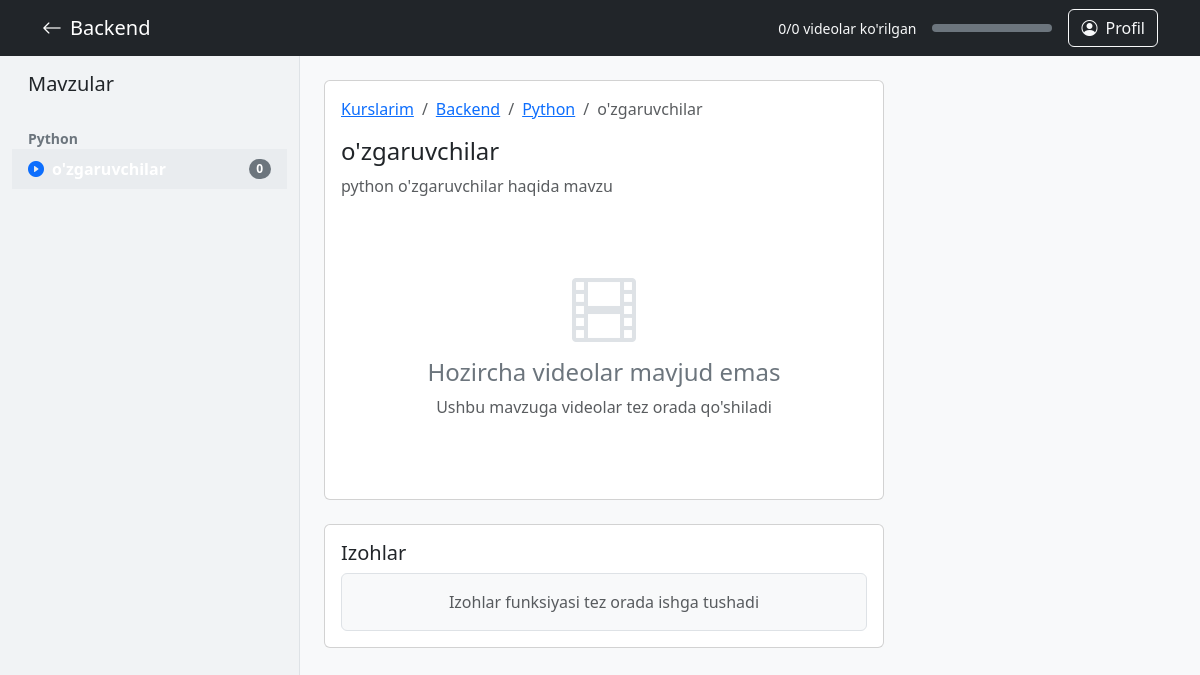
Before: /courses/course/1/topic/1/ (signed in) with the older database file.
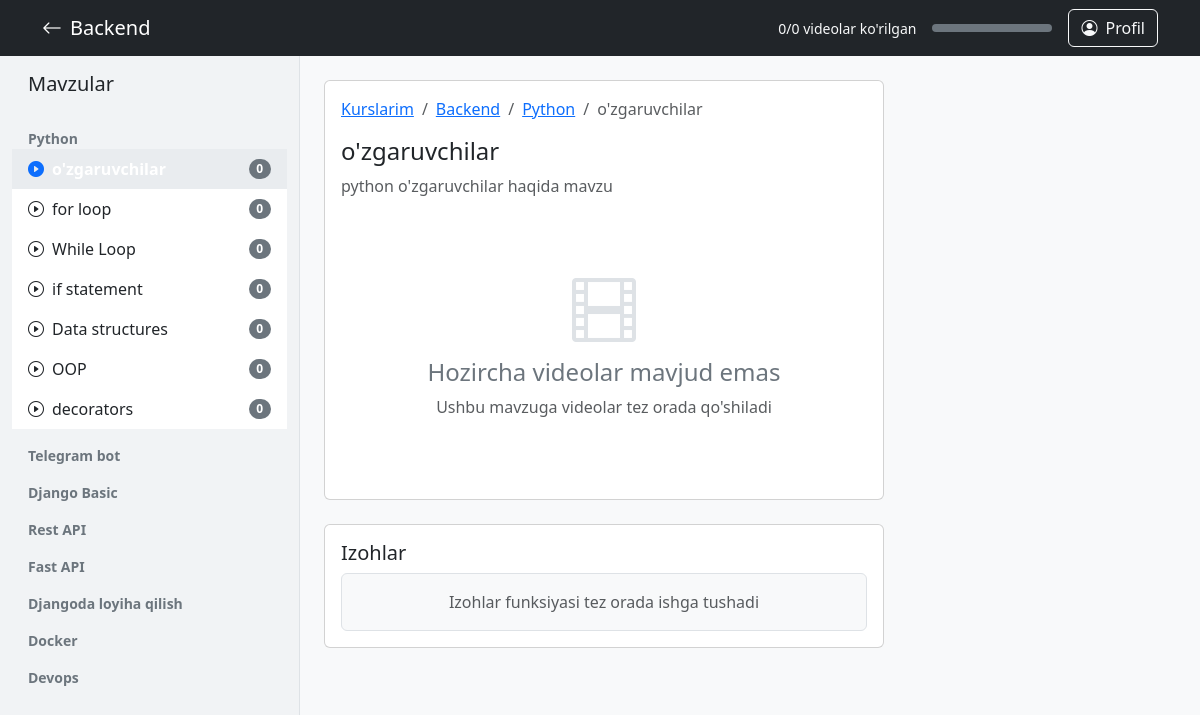
After: the same page with the newer database file.
### courses/models.py (models this page shows, shortened)
class Module(models.Model):
    course = models.ForeignKey(Course, related_name="modules", on_delete=models.CASCADE)
    title = models.CharField(max_length=200)
    description = models.TextField(blank=True)

class Topic(models.Model):
    module = models.ForeignKey(Module, related_name="topics", on_delete=models.CASCADE)
    title = models.CharField(max_length=200)
    description = models.TextField(blank=True)

### courses/views.py (the view)
# urls.py: path('course/<int:pk>/topic/<int:topic_id>/', views.topic_detail, name='topic_detail'),  # yangi
@login_required
def topic_detail(request, pk, topic_id):
    course = get_object_or_404(Course, pk=pk)
    topic = get_object_or_404(Topic, pk=topic_id, module__course=course)
    videos = Video.objects.filter(topic=topic)
    enrollment = Enrollment.objects.filter(user=request.user, course=course).first()
    if not enrollment:
        messages.error(request, "Siz ushbu kursga yozilmagansiz.")
        return redirect('enroll_course', pk=course.pk)
    return render(request, "video.html", {
        "course": course,
        "topic": topic,
        "videos": videos,
        "enrollment": enrollment
    })

### courses/templates/video.html (shortened to what the changed rows need)
<!DOCTYPE html>
<html lang="uz">
<head>
    <link href="https://cdn.jsdelivr.net/npm/bootstrap@5.3.2/dist/css/bootstrap.min.css" rel="stylesheet">
    <link rel="stylesheet" href="https://cdn.jsdelivr.net/npm/bootstrap-icons@1.11.1/font/bootstrap-icons.css">
</head>
<body>
    <div class="container-fluid">
        <div class="row">
            <div class="col-lg-3 col-md-4 d-none d-md-block sidebar py-3">
                <div class="list-group list-group-flush">
                    {% for mod in course.modules.all %}
                        <div class="px-3 fw-bold text-secondary small mt-3">{{ mod.title }}</div>
                        {% for top in mod.topics.all %}
                            <a href="{% url 'topic_detail' pk=course.pk topic_id=top.id %}"
                               class="list-group-item list-group-item-action border-0 py-2 topic-item {% if top.id == topic.id %}active{% endif %}">
                                <div class="d-flex align-items-center">
                                    <i class="bi {% if top.id == topic.id %}bi-play-circle-fill text-primary{% else %}bi-play-circle{% endif %} me-2"></i>
                                    <span>{{ top.title }}</span>
                                    <span class="ms-auto badge bg-secondary rounded-pill">{{ top.videos.count }}</span>
                                </div>
                            </a>
                        {% endfor %}
                    {% endfor %}
                </div>
            </div>
            <div class="col-lg-9 col-md-8 col-sm-12 p-md-4 p-3">
                <div class="row">
                    <div class="col-xl-8 col-lg-12">
                        <div class="card mb-4">
                            <div class="card-body">
                                <nav aria-label="breadcrumb">
                                    <ol class="breadcrumb">
                                        <li class="breadcrumb-item"><a href="{% url 'profile' %}">Kurslarim</a></li>
                                        <li class="breadcrumb-item"><a href="{% url 'continue_learning' pk=course.pk %}">{{ course.title }}</a></li>
                                        <li class="breadcrumb-item"><a href="#">{{ topic.module.title }}</a></li>
                                        <li class="breadcrumb-item active">{{ topic.title }}</li>
                                    </ol>
                                </nav>
                                <h2 class="h4">{{ topic.title }}</h2>
                                <p class="text-muted">{{ topic.description }}</p>
                                {% if videos %}
                                <div class="video-container mb-3">
                                    <video id="main-video" controls width="100%" class="w-100">
                                        <source src="" type="video/mp4">
                                        Sizning brauzeringiz video formatini qo‘llab-quvvatlamaydi.
                                    </video>
                                </div>
                                <div class="d-flex justify-content-between align-items-center">
                                    <h5 class="mb-0" id="current-video-title">Videoni tanlang</h5>
                                    <div>
                                        <button id="prev-btn" class="btn btn-outline-secondary btn-sm">
                                            <i class="bi bi-arrow-left-circle"></i> Oldingi
                                        </button>
                                        <button id="next-btn" class="btn btn-primary btn-sm ms-2">
                                            Keyingi <i class="bi bi-arrow-right-circle"></i>
                                        </button>
                                    </div>
                                </div>
                                {% else %}
                                <div class="empty-video-state">
                                    <i class="bi bi-film"></i>
                                    <h4>Hozircha videolar mavjud emas</h4>
                                    <p class="text-muted">Ushbu mavzuga videolar tez orada qo'shiladi</p>
                                </div>
                                {% endif %}
                            </div>
                        </div>
                    </div>
                </div>
            </div>
        </div>
    </div>
</body>
</html>

Changed rows visible on the page:
added Topic: title "for loop", videos.count "0", shown under Module "Python"
added Topic: title "While Loop", videos.count "0", shown under Module "Python"
added Topic: title "if statement", videos.count "0", shown under Module "Python"
added Topic: title "Data structures", videos.count "0", shown under Module "Python"
added Topic: title "OOP", videos.count "0", shown under Module "Python"
added Topic: title "decorators", videos.count "0", shown under Module "Python"
added Module: title "Telegram bot"
added Module: title "Django Basic"
added Module: title "Rest API"
added Module: title "Fast API"
added Module: title "Djangoda loyiha qilish"
added Module: title "Docker"
added Module: title "Devops"
